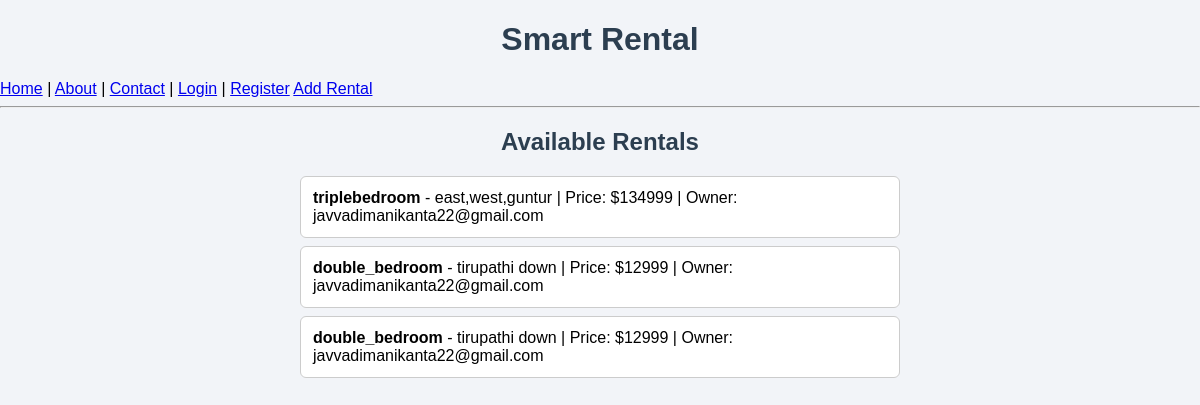
The page / (signed in) on the database its author committed.
### tables this page shows
CREATE TABLE rentals (
    id INTEGER PRIMARY KEY AUTOINCREMENT,
    title TEXT NOT NULL,
    description TEXT NOT NULL,
    price INTEGER NOT NULL,
    owner TEXT NOT NULL
                    );

### app.py (the view)
@app.route("/")
def home():
    rentals = []
    if "user" in session:
        conn = sqlite3.connect("database.db")
        cursor = conn.cursor()
        cursor.execute("SELECT * FROM rentals")
        rentals = cursor.fetchall()
        conn.close()
    return render_template("home.html", rentals=rentals)

### templates/home.html
{% extends "base.html" %}
{% block content %}
<h2>Available Rentals</h2>
{% if rentals %}
    <ul>
    {% for rental in rentals %}
        <li><strong>{{ rental[1] }}</strong> - {{ rental[2] }} | Price: ${{ rental[3] }} | Owner: {{ rental[4] }}</li>
    {% endfor %}
    </ul>
{% else %}
    <p>No rentals available. Add one now!</p>
{% endif %}
{% endblock %}

### templates/base.html (shortened to what this page needs)
<!DOCTYPE html>
<html>
<head>
    <link rel="stylesheet" href="{{ url_for('static', filename='style.css') }}">
</head>
<body>
    <h1>Smart Rental</h1>
    <a href="/">Home</a> |
    <a href="/about">About</a> |
    <a href="/contact">Contact</a> |
    <a href="/login">Login</a> |
    <a href="/register">Register</a>
    <a href="{{ url_for('add_rental') }}">Add Rental</a>
    <hr>
    {% block content %}
    {% endblock %}
</body>
</html>

### static/style.css (style rules this page uses)
body { font-family: Arial, sans-serif; background-color: #f2f4f8; margin: 0; padding: 0; }
h1, h2, h3 { color: #2c3e50; text-align: center; }
ul { list-style-type: none; padding: 0; max-width: 600px; margin: 0 auto 20px auto; }
li { background-color: #fff; border: 1px solid #ccc; padding: 12px; margin-bottom: 8px; border-radius: 6px; }

### rows shown on the page
rentals: title "triplebedroom", description "east,west,guntur", price "134999", owner "javvadimanikanta22@gmail.com"
rentals: title "double_bedroom", description "tirupathi down", price "12999", owner "javvadimanikanta22@gmail.com"
rentals: title "double_bedroom", description "tirupathi down", price "12999", owner "javvadimanikanta22@gmail.com"
